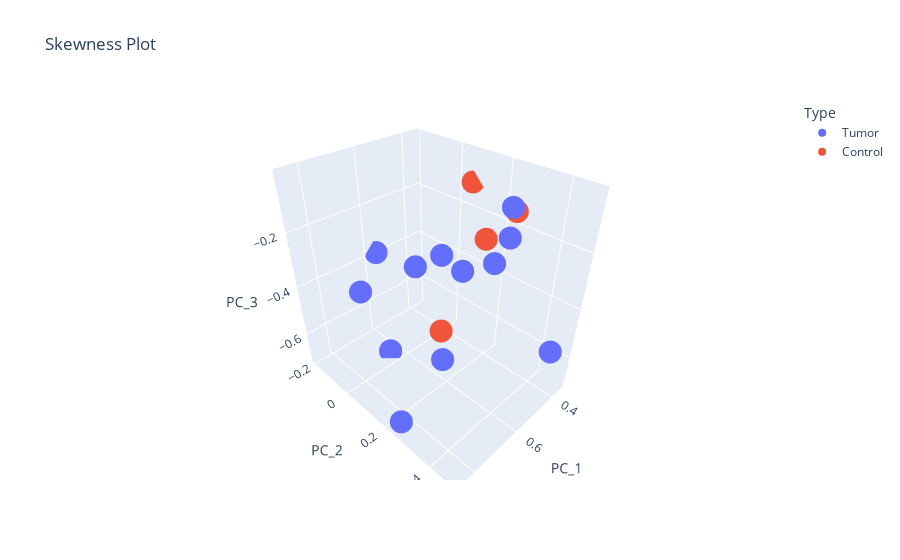

The cell this chart's notebook holds for it:
### Code cell
fig = px.scatter_3d(skew_df, x='PC_1', y='PC_2', z='PC_3', title='Skewness Plot',color='Type')
# fig.write_html("downloads/skewness.html")
fig.show()

### Figure 1 — Plotly figure (JSON) as saved in the notebook; plotly's stock layout.template omitted (floating-point values rounded to 4 significant figures)
{"data": [{"hovertemplate": "Type=Tumor<br>PC_1=%{x}<br>PC_2=%{y}<br>PC_3=%{z}<extra></extra>", "legendgroup": "Tumor", "marker": {"color": "#636efa", "symbol": "circle"}, "mode": "markers", "name": "Tumor", "scene": "scene", "showlegend": true, "type": "scatter3d", "x": [0.6741, 0.5663, 0.4326, 0.4312, 0.6582, 0.6517, 0.404, 0.4366, 0.6766, 0.3879, 0.566, 0.863], "y": [0.1347, -0.194, 0.1077, 0.006264, 0.2343, -0.0399, 0.2175, 0.4821, -0.1565, 0.2563, 0.378, 0.2604], "z": [-0.2552, -0.3897, -0.3935, -0.3736, -0.5675, -0.7133, -0.3267, -0.5177, -0.4906, -0.2246, -0.02315, -0.669]}, {"hovertemplate": "Type=Control<br>PC_1=%{x}<br>PC_2=%{y}<br>PC_3=%{z}<extra></extra>", "legendgroup": "Control", "marker": {"color": "#EF553B", "symbol": "circle"}, "mode": "markers", "name": "Control", "scene": "scene", "showlegend": true, "type": "scatter3d", "x": [0.4248, 0.4384, 0.3473, 0.5711], "y": [0.2954, 0.2029, 0.06262, 0.1421], "z": [-0.1101, -0.2299, -0.1105, -0.5561]}], "layout": {"legend": {"title": {"text": "Type"}, "tracegroupgap": 0}, "scene": {"domain": {"x": [0, 1], "y": [0, 1]}, "xaxis": {"title": {"text": "PC_1"}}, "yaxis": {"title": {"text": "PC_2"}}, "zaxis": {"title": {"text": "PC_3"}}}, "title": {"text": "Skewness Plot"}}}
